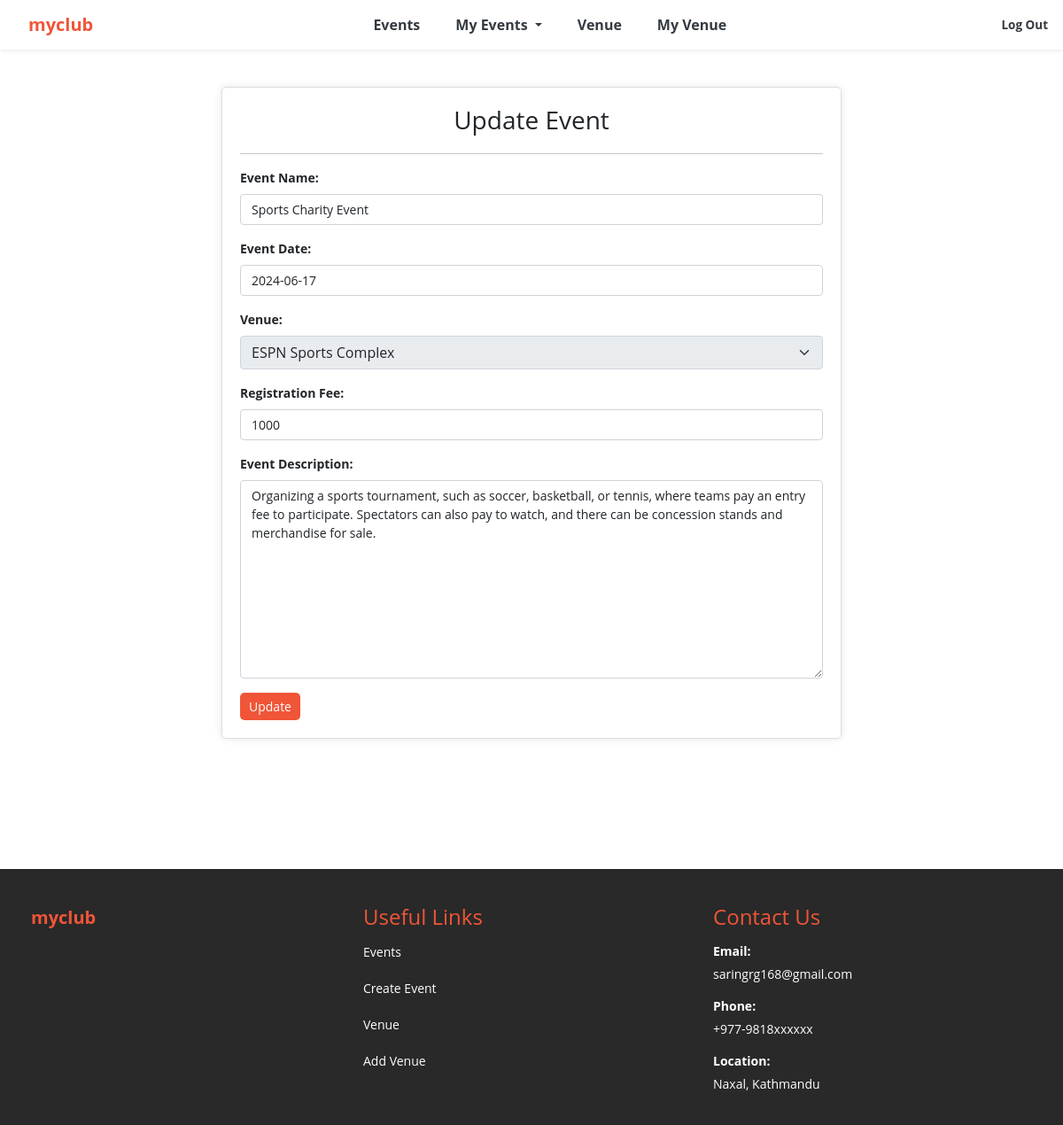
Screenshot of /update_event/73 (signed in) with the database file from the repository.
### events/models.py (models this page shows, shortened)
class Event(models.Model):
	name = models.CharField('Event Name', max_length=120)
	event_date = models.DateField('Event Date', blank=False)
	venue = models.ForeignKey(Venue, blank=True, null=True, on_delete=models.CASCADE)
	manager = models.ForeignKey(User, blank=True, null=True, on_delete=models.SET_NULL)
	description = models.TextField(blank=False)
	registration_fee = models.IntegerField('Registration Fee', blank=False)
	class Meta:
		ordering = ['-event_date']

class Venue(models.Model):
	name = models.CharField('Venue Name', max_length=120)
	address = models.CharField(max_length=300)
	zip_code = models.CharField('Zip Code', max_length=15)
	phone_regex = RegexValidator(regex=r'^\d{10}$', message="Phone number must be exactly 10 digits.")
	phone = models.CharField('Contact Phone', max_length=10, validators=[phone_regex])
	web = models.URLField('Website Address', blank=False)
	email_address = models.EmailField('Email Address', blank=False)
	owner = models.IntegerField("Venue Owner", blank=False, default=1)
	venue_description = models.TextField(blank=False)
	venue_image = models.ImageField(null=True, blank=True, upload_to="images/")
	capacity = models.IntegerField("Capacity", blank=False)
	make_public = models.BooleanField("Make Public", default=False)
	def __str__(self):
		return self.name
	class Meta:
		ordering = ['name']

### events/views.py (the view)
# urls.py: path('update_event/<event_id>', views.update_event, name='update-event'),
@login_required
def update_event(request, event_id):
	event = get_object_or_404(Event, pk=event_id)
	if request.method == "POST":
		form = EventUpdateForm(request.POST, request.FILES, instance=event, user=request.user)
		if form.is_valid():
			form.save()
			messages.success(request, "Your event has been updated")
			return redirect('my_events')
	else:
		form = EventUpdateForm(instance=event, user=request.user)
	return render(request, 'events/update_event.html', {'event': event, 'form': form})

### events/forms.py (shortened to what this page needs)
class EventUpdateForm(ModelForm):
	class Meta:
		model = Event
		fields = ('name', 'event_date', 'venue', 'registration_fee', 'description')
		labels = {
			'name': 'Event Name',
			'event_date': 'Event Date',
			'venue': 'Venue',
			'registration_fee': 'Registration Fee',
			'description': 'Event Description',
		}
		widgets = {
			'name': forms.TextInput(attrs={'class':'form-control'}),
			'event_date': forms.TextInput(attrs={'class':'form-control', 'placeholder':'YYYY-MM-DD'}),
			'venue': forms.Select(attrs={'class':'form-select', 'readonly': 'readonly'}),
			'registration_fee': forms.NumberInput(attrs={'class': 'form-control'}),
			'description': forms.Textarea(attrs={'class':'form-control'}),
		}
	def __init__(self, *args, **kwargs):
		self.user = kwargs.pop('user', None)
		super(EventUpdateForm, self).__init__(*args, **kwargs)
		self.fields['venue'].disabled = True  # Ensures the field is not modifiable

### events/templates/events/update_event.html (shortened to what this page needs)
{% extends 'events/base.html' %}
{% block content %}
	{% if user.is_authenticated %}
		{% if user == event.manager %}
		<br>
		<div class="form-container">
			<div class="heading-container">
	            <h3>Update Event</h3>
	        </div>
			<hr>
			<form action="" class="custom-form" method=POST>
				{{ form.as_p }}
				<input type="submit" value="Update" class="btn btn-custom">
			</form>
		</div>
		<br>
		{% endif %}
	{% else %}
		<h4>Sorry! You must be logged in to view this page</h4>
		<a href="{% url 'login' %}">Login Here</a>
		<br><br><br><br>
		<br><br><br>
	{% endif %}
{% endblock %}

### events/templates/events/base.html (style rules this page uses)
body { font-size: 14px; font-weight: 400; font-family: "Open Sans", sans-serif; background: #FFFFFF; }
label { display: block; margin-bottom: 8px; font-weight: bold; }
.heading-container { text-align: center; margin-bottom: 20px; }
.form-control { font-size: 14px; }
.form-container { max-width: 700px; margin: auto; padding: 20px; border: 1px solid #ddd; border-radius: 5px; box-shadow: 0 0 10px rgba(0, 0, 0, 0.1); }
.custom-form { max-width: 100%; margin: 0 auto; }
.btn-custom { font-size: 14px; color: #FFFFFF; background-color: #f05537; cursor: pointer; padding: 5px 10px; text-decoration: none; border: none; border-radius: 5px; }
* { scrollbar-width: none; -ms-overflow-style: none; }

### events/templates/events/navbar.html (style rules this page uses)
:root { --bs-primary: #f05537; --bs-orange: #d1410c; }

### rows the page displays
Event: name "Sports Charity Event", event_date "2024-06-17", venue "ESPN Sports Complex", registration_fee "1000", description "Organizing a sports tournament, such as soccer, basketball, or tennis, where teams pay an entry fee to participate. Spectators can also pay to watch, and there can be concession stands and merchandise for sale."
